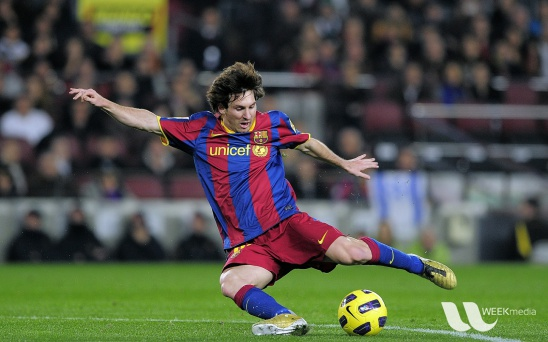
#> input picture pictures/messi5.jpg, 548 x 342 px, found by its file name
$ python Img-GeoTran5.py
#> lines starting #> are read from the running program, lines starting #| are printed output that depends on the picture
# -*- coding: utf-8 -*-
"""
Created on Fri Mar 18 21:42:51 2016

@author: sanketjain
"""


import cv2
import numpy as np
from matplotlib import pyplot as plt

img = cv2.imread('/Users/sanketjain/Documents/Opencv/pictures/messi5.jpg')
#> img is the input picture: shape (342, 548, 3); mean B, G, R 72.4, 86, 82.2
rows,cols,ch = img.shape
#> rows = 342; cols = 548; ch = 3

pts1 = np.float32([[56,65],[368,52],[28,387],[389,390]])
pts2 = np.float32([[0,0],[300,0],[0,300],[300,300]])

M = cv2.getPerspectiveTransform(pts1,pts2)

dst = cv2.warpPerspective(img,M,(300,300))
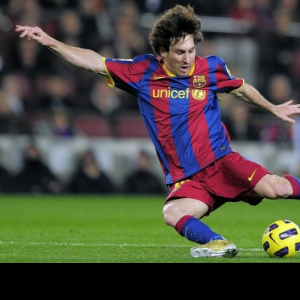
#> dst: shape (300, 300, 3); mean B, G, R 64.9, 75.2, 76.6

plt.subplot(121),plt.imshow(img),plt.title('Input')
plt.subplot(122),plt.imshow(dst),plt.title('Output')
plt.show()
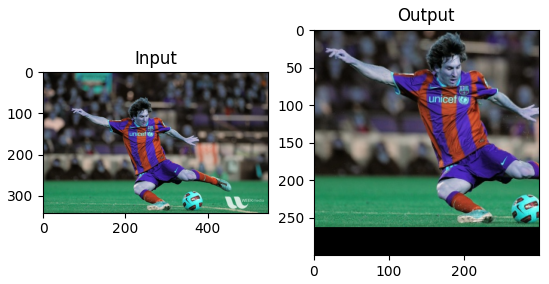
#> figure drawn by matplotlib, 2 panels; B, G, R data is drawn as R, G, B
